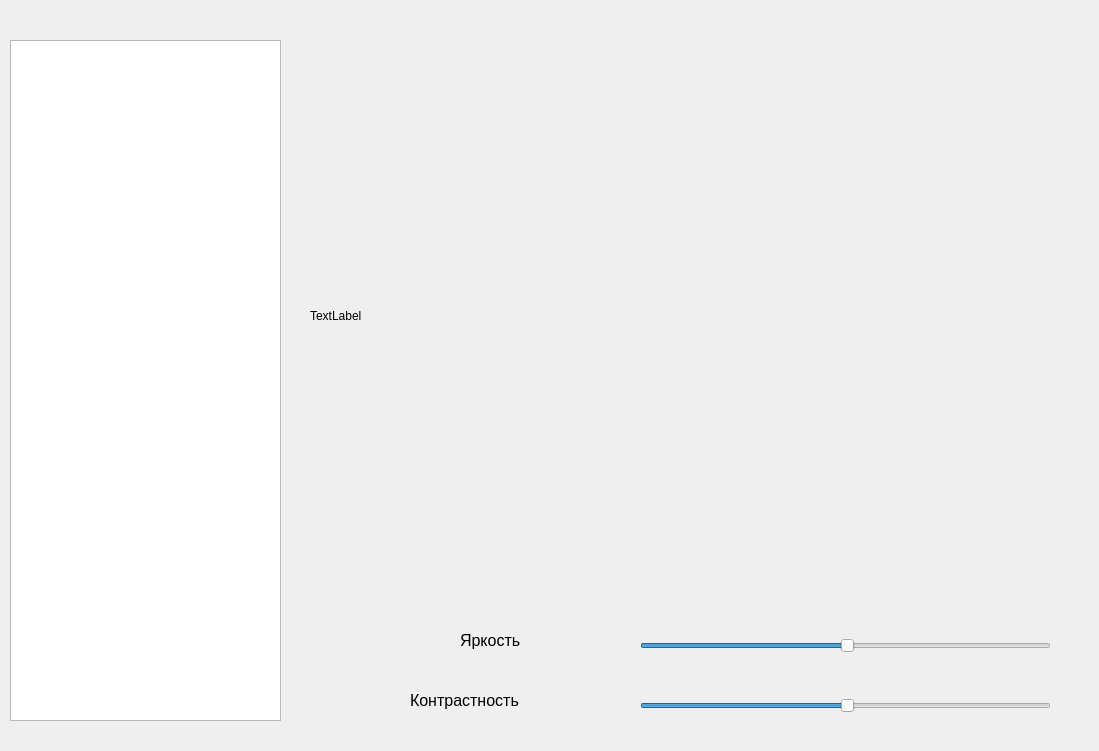
<?xml version="1.0" encoding="UTF-8"?>
<ui version="4.0">
 <class>Editing</class>
 <widget class="QDialog" name="Editing">
  <property name="enabled">
   <bool>true</bool>
  </property>
  <property name="geometry">
   <rect>
    <x>0</x>
    <y>0</y>
    <width>1099</width>
    <height>751</height>
   </rect>
  </property>
  <property name="sizeIncrement">
   <size>
    <width>0</width>
    <height>0</height>
   </size>
  </property>
  <property name="tabletTracking">
   <bool>false</bool>
  </property>
  <property name="windowTitle">
   <string>Dialog</string>
  </property>
  <property name="autoFillBackground">
   <bool>false</bool>
  </property>
  <widget class="QTableView" name="tableView2">
   <property name="geometry">
    <rect>
     <x>10</x>
     <y>40</y>
     <width>271</width>
     <height>681</height>
    </rect>
   </property>
  </widget>
  <widget class="QLabel" name="picLabel2">
   <property name="geometry">
    <rect>
     <x>310</x>
     <y>40</y>
     <width>751</width>
     <height>551</height>
    </rect>
   </property>
   <property name="text">
    <string>TextLabel</string>
   </property>
   <property name="scaledContents">
    <bool>true</bool>
   </property>
  </widget>
  <widget class="QSlider" name="lightnessSlider">
   <property name="geometry">
    <rect>
     <x>640</x>
     <y>630</y>
     <width>411</width>
     <height>31</height>
    </rect>
   </property>
   <property name="sliderPosition">
    <number>50</number>
   </property>
   <property name="orientation">
    <enum>Qt::Horizontal</enum>
   </property>
  </widget>
  <widget class="QSlider" name="saturationSlider">
   <property name="geometry">
    <rect>
     <x>640</x>
     <y>690</y>
     <width>411</width>
     <height>31</height>
    </rect>
   </property>
   <property name="sliderPosition">
    <number>50</number>
   </property>
   <property name="orientation">
    <enum>Qt::Horizontal</enum>
   </property>
  </widget>
  <widget class="QLabel" name="label">
   <property name="geometry">
    <rect>
     <x>460</x>
     <y>610</y>
     <width>181</width>
     <height>61</height>
    </rect>
   </property>
   <property name="font">
    <font>
     <pointsize>12</pointsize>
    </font>
   </property>
   <property name="text">
    <string>Яркость</string>
   </property>
  </widget>
  <widget class="QLabel" name="label_2">
   <property name="geometry">
    <rect>
     <x>410</x>
     <y>680</y>
     <width>231</width>
     <height>41</height>
    </rect>
   </property>
   <property name="font">
    <font>
     <pointsize>12</pointsize>
    </font>
   </property>
   <property name="text">
    <string>Контрастность</string>
   </property>
  </widget>
 </widget>
 <resources/>
 <connections/>
</ui>
